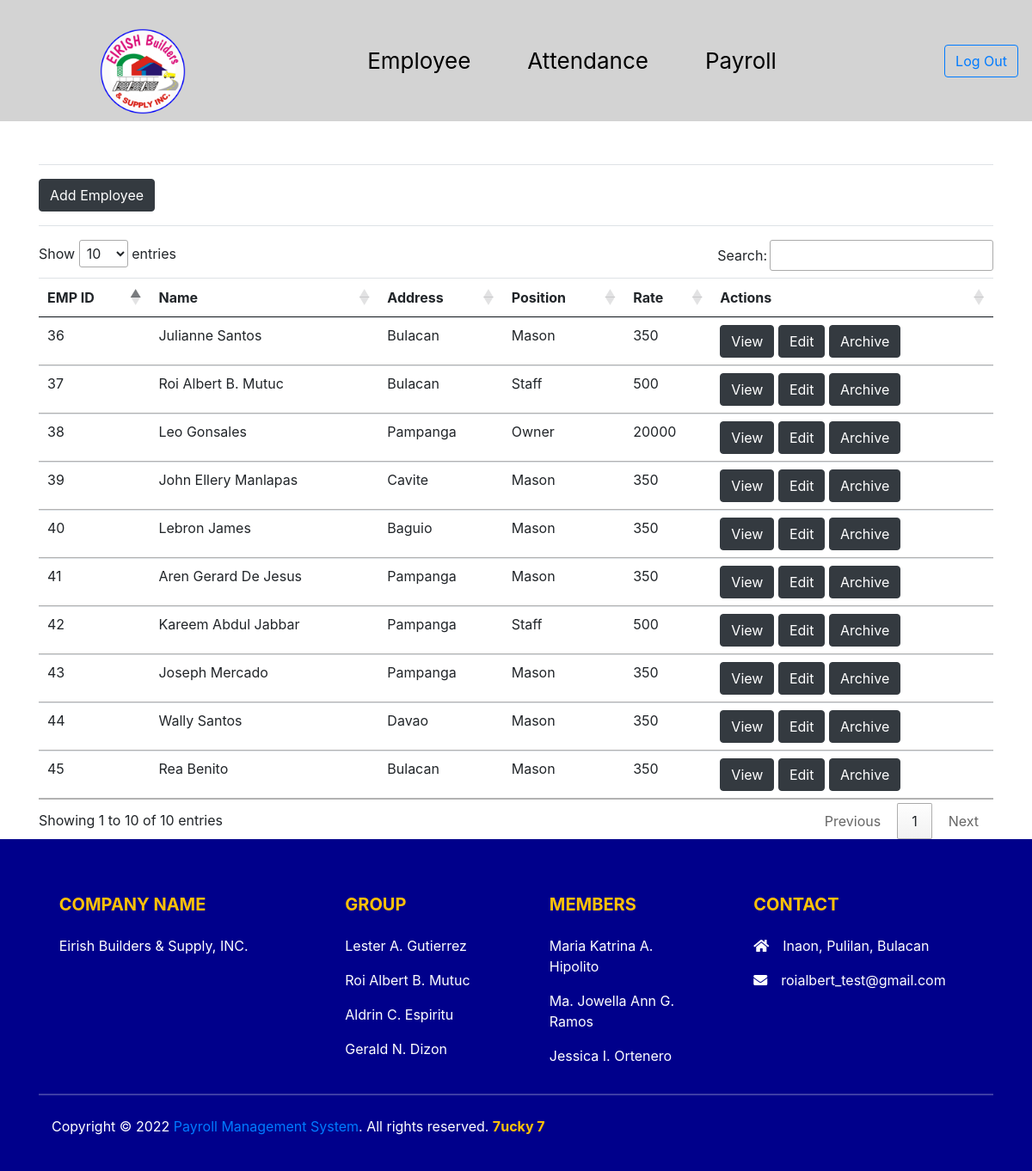
The page /employee.php (signed in) on the database its author committed.
### tables this page shows
CREATE TABLE `employee` (
  `id` int(11) NOT NULL,
  `emp_id` varchar(50) NOT NULL,
  `name` varchar(50) NOT NULL,
  `address` varchar(50) NOT NULL,
  `position` varchar(50) NOT NULL,
  `rate` double NOT NULL,
  `phonenumber` varchar(45) NOT NULL,
  `sex` varchar(45) NOT NULL,
  `birth_date` date NOT NULL,
  `civil_status` varchar(45) NOT NULL,
  `emergency_name` varchar(45) NOT NULL,
  `emergency_contact` varchar(45) NOT NULL,
  `job_id` int(11) NOT NULL,
  `salary_id` int(11) NOT NULL
);

### addemployee.php (called while the page is built, shortened)
<?php require_once('scripts.php') ?>

### employee.php (the view, shortened to what this page needs)
<?php
 require_once('index.php');
 $con=mysqli_connect('localhost','root','','eirish_db');
 $result=mysqli_query($con,"select * from employee");
?>
<!doctype html>
<html lang="en">
<head>
  <link rel="stylesheet" href="css/footer.css">
  <link href="https://cdn.jsdelivr.net/npm/bootstrap@5.1.0/dist/css/bootstrap.min.css" rel="stylesheet">
  <link href="//cdn.datatables.net/1.10.25/css/jquery.dataTables.min.css" rel="stylesheet">
</head>
<body>
 <div class="container" style="margin-top:50px;">
             <div class="border-bottom my-3"></div>
                <button type="button" class="btn btn-dark" data-bs-toggle="modal" data-bs-target="#exampleModal">
                  Add Employee
                </button>
       <div class="border-bottom my-3"></div>
          <table class="table table-hover">
                  <thead>
                      <tr>
                        <th>EMP ID</th>
                        <th>Name</th>
                        <th>Address</th>
                        <th>Position</th>
                        <th>Rate</th>
                        <th>Actions</th>
                      </tr>
                </thead>
                    <tbody>
                          <?php while($row=mysqli_fetch_assoc($result)){?>
                      <tr>
                          <td><?php echo $row['id']?></td>
                          <td><?php echo $row['name']?></td>
                          <td><?php echo $row['address']?></td>
                          <td><?php echo $row['position']?></td>
                          <td><?php echo $row['rate']?></td>
                          <td>
                            <a href="view.php?id=<?php echo $row['id'] ?>"><button class="btn btn-dark">View</button></a>
                            <a href="update.php?id=<?php echo $row['id'] ?>"><button class="btn btn-dark">Edit</button></a>
                            <a href="delete.php?id=<?php echo $row['id'] ?>" class="btn btn-dark">Archive</a>
                          </td>
                      </tr>
                          <?php } ?>
              </table>
              <?php require_once('addemployee.php'); ?>
   </div>
   <?php require_once('footer.php'); ?>
</body>
</html>

### index.php (shortened to what this page needs)
<!DOCTYPE html>
<html lang="en">
<head>
  <link href="https://cdn.jsdelivr.net/npm/bootstrap@5.2.0-beta1/dist/css/bootstrap.min.css" rel="stylesheet">
  <link rel="stylesheet" href="css/style.css">
</head>
<body>
<nav class="navbar navbar-expand-lg ">
                    <header>
                        <img class="logo" src="images/eirishh.png" alt="logo">
                    </header>
            <ul class="navbar-nav mx-auto">
                <li class="nav-item">
                <div class="nav-link" > </div>
                </li>
                  <li class="nav-item">
                    <a class="nav-link" href="employee.php">Employee</a>
                  </li>
              <li class="nav-item">
                <a class="nav-link" href="attendance.php">Attendance</a>
              </li>
              <li class="nav-item">
                <a class="nav-link" href="payrolls.php">Payroll</a>
              </li>
            </ul>
            <a href="./logout.php" class="btn btn-outline-primary">Log Out</a>
      </nav>
</body>
</html>

### scripts.php (shortened to what this page needs)
<link href="https://cdn.jsdelivr.net/npm/bootstrap@5.1.0/dist/css/bootstrap.min.css" rel="stylesheet">

### footer.php (shortened to what this page needs)
<!DOCTYPE html>
<html>
<head>
	<link rel="stylesheet" href="css/footer.css">
	<link rel="stylesheet" href="https://stackpath.bootstrapcdn.com/bootstrap/4.5.0/css/bootstrap.min.css">
	<link rel="stylesheet" type="text/css" href="https://cdnjs.cloudflare.com/ajax/libs/font-awesome/5.14.0/css/all.min.css">
</head>
<body>
<footer class=" text-white pt-5 pb-4">
	<div class="container text-center text-md-left">
		<div class="row text-center text-md-left">
			<div class="col-md-3 col-lg-3 col-xl-3 mx-auto mt-3">
				<h5 class="text-uppercase mb-4 font-weight-bold text-warning">Company Name</h5>
				<p>Eirish Builders & Supply, INC.</p>
			</div>
			<div class="col-md-2 col-lg-2 col-xl-2 mx-auto mt-3">
				<h5 class="text-uppercase mb-4 font-weight-bold text-warning">Group</h5>
			<p>
				<a href="#" class="text-white" style="text-decoration: none;">Lester A. Gutierrez</a>
			</p>
			<p>
				<a href="#" class="text-white" style="text-decoration: none;"> Roi Albert B. Mutuc</a>
			</p>
			<p>
				<a href="#" class="text-white" style="text-decoration: none;">Aldrin C. Espiritu</a>
			</p>
			<p>
				<a href="#" class="text-white" style="text-decoration: none;"> Gerald N. Dizon</a>
			</p>
			</div>
			<div class="col-md-3 col-lg-2 col-xl-2 mx-auto mt-3">
				<h5 class="text-uppercase mb-4 font-weight-bold text-warning">Members</h5>
			<p>
				<a href="#" class="text-white" style="text-decoration: none;">Maria Katrina A. Hipolito</a>
			</p>
			<p>
				<a href="#" class="text-white" style="text-decoration: none;">Ma. Jowella Ann G. Ramos</a>
			</p>
			<p>
				<a href="#" class="text-white" style="text-decoration: none;">Jessica I. Ortenero</a>
			</p>
			</div>
			<div class="col-md-4 col-lg-3 col-xl-3 mx-auto mt-3">
				<h5 class="text-uppercase mb-4 font-weight-bold text-warning" >Contact</h5>
				<p>
					<i class="fas fa-home mr-3"></i>Inaon, Pulilan, Bulacan
				</p>
				<p>
					<i class="fas fa-envelope mr-3"></i>roialbert_test@gmail.com
				</p>
			</div>
		</div>
		<hr class="mb-4">
		<div class="mx-auto row align-items-center">
			<div class="col-md-7 col-lg-8">
				<p>	 Copyright © <?php echo date('Y') ?> <a href=".">Payroll Management System</a>. All rights reserved.
					<a href="#" style="text-decoration: none;">
						<strong class="text-warning">7ucky 7</strong>
					</a></p>
			</div>
		</div>
	</div>
</footer>
</body>
</html>

### css/style.css (style rules this page uses)
* { margin: 0; padding: 0px; }
.navbar { background: lightgray; }
.nav-link, .navbar-nav li a { color: black; font-size: 26px; margin-right: 50px; }
.logo { width: 100px; margin-left: 100px; margin-top: 25px; }

### css/footer.css (style rules this page uses)
footer { background-color: darkblue; }

### rows shown on the page
employee: id "36", name "Julianne Santos", address "Bulacan", position "Mason", rate "350"
employee: id "37", name "Roi Albert B. Mutuc", address "Bulacan", position "Staff", rate "500"
employee: id "38", name "Leo Gonsales", address "Pampanga", position "Owner", rate "20000"
employee: id "39", name "John Ellery Manlapas", address "Cavite", position "Mason", rate "350"
employee: id "40", name "Lebron James", address "Baguio", position "Mason", rate "350"
employee: id "41", name "Aren Gerard De Jesus", address "Pampanga", position "Mason", rate "350"
employee: id "42", name "Kareem Abdul Jabbar", address "Pampanga", position "Staff", rate "500"
employee: id "43", name "Joseph Mercado", address "Pampanga", position "Mason", rate "350"
employee: id "44", name "Wally Santos", address "Davao", position "Mason", rate "350"
employee: id "45", name "Rea Benito", address "Bulacan", position "Mason", rate "350"
